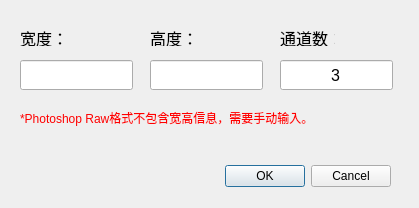
<?xml version="1.0" encoding="UTF-8"?>
<ui version="4.0">
 <class>Dialog</class>
 <widget class="QDialog" name="Dialog">
  <property name="geometry">
   <rect>
    <x>0</x>
    <y>0</y>
    <width>419</width>
    <height>208</height>
   </rect>
  </property>
  <property name="windowTitle">
   <string>输入RAW图片信息</string>
  </property>
  <widget class="QDialogButtonBox" name="buttonBox">
   <property name="geometry">
    <rect>
     <x>50</x>
     <y>160</y>
     <width>341</width>
     <height>32</height>
    </rect>
   </property>
   <property name="orientation">
    <enum>Qt::Horizontal</enum>
   </property>
   <property name="standardButtons">
    <set>QDialogButtonBox::Cancel|QDialogButtonBox::Ok</set>
   </property>
  </widget>
  <widget class="QLabel" name="label">
   <property name="geometry">
    <rect>
     <x>20</x>
     <y>30</y>
     <width>55</width>
     <height>16</height>
    </rect>
   </property>
   <property name="font">
    <font>
     <pointsize>12</pointsize>
    </font>
   </property>
   <property name="text">
    <string>宽度：</string>
   </property>
  </widget>
  <widget class="QLineEdit" name="lineEdit_width">
   <property name="geometry">
    <rect>
     <x>20</x>
     <y>60</y>
     <width>113</width>
     <height>30</height>
    </rect>
   </property>
   <property name="font">
    <font>
     <pointsize>12</pointsize>
    </font>
   </property>
   <property name="alignment">
    <set>Qt::AlignCenter</set>
   </property>
  </widget>
  <widget class="QLabel" name="label_2">
   <property name="geometry">
    <rect>
     <x>150</x>
     <y>30</y>
     <width>55</width>
     <height>16</height>
    </rect>
   </property>
   <property name="font">
    <font>
     <pointsize>12</pointsize>
    </font>
   </property>
   <property name="text">
    <string>高度：</string>
   </property>
  </widget>
  <widget class="QLineEdit" name="lineEdit_height">
   <property name="geometry">
    <rect>
     <x>150</x>
     <y>60</y>
     <width>113</width>
     <height>30</height>
    </rect>
   </property>
   <property name="font">
    <font>
     <pointsize>12</pointsize>
    </font>
   </property>
   <property name="alignment">
    <set>Qt::AlignCenter</set>
   </property>
  </widget>
  <widget class="QLineEdit" name="lineEdit_channels">
   <property name="geometry">
    <rect>
     <x>280</x>
     <y>60</y>
     <width>113</width>
     <height>30</height>
    </rect>
   </property>
   <property name="font">
    <font>
     <pointsize>12</pointsize>
    </font>
   </property>
   <property name="text">
    <string>3</string>
   </property>
   <property name="alignment">
    <set>Qt::AlignCenter</set>
   </property>
  </widget>
  <widget class="QLabel" name="label_3">
   <property name="geometry">
    <rect>
     <x>280</x>
     <y>30</y>
     <width>55</width>
     <height>16</height>
    </rect>
   </property>
   <property name="font">
    <font>
     <pointsize>12</pointsize>
    </font>
   </property>
   <property name="text">
    <string>通道数：</string>
   </property>
  </widget>
  <widget class="QLabel" name="label_4">
   <property name="geometry">
    <rect>
     <x>20</x>
     <y>110</y>
     <width>311</width>
     <height>16</height>
    </rect>
   </property>
   <property name="styleSheet">
    <string notr="true">*{
color:rgb(255, 0, 0)
}</string>
   </property>
   <property name="text">
    <string>*Photoshop Raw格式不包含宽高信息，需要手动输入。</string>
   </property>
  </widget>
 </widget>
 <resources/>
 <connections>
  <connection>
   <sender>buttonBox</sender>
   <signal>accepted()</signal>
   <receiver>Dialog</receiver>
   <slot>accept()</slot>
   <hints>
    <hint type="sourcelabel">
     <x>248</x>
     <y>254</y>
    </hint>
    <hint type="destinationlabel">
     <x>157</x>
     <y>274</y>
    </hint>
   </hints>
  </connection>
  <connection>
   <sender>buttonBox</sender>
   <signal>rejected()</signal>
   <receiver>Dialog</receiver>
   <slot>reject()</slot>
   <hints>
    <hint type="sourcelabel">
     <x>316</x>
     <y>260</y>
    </hint>
    <hint type="destinationlabel">
     <x>286</x>
     <y>274</y>
    </hint>
   </hints>
  </connection>
 </connections>
</ui>
